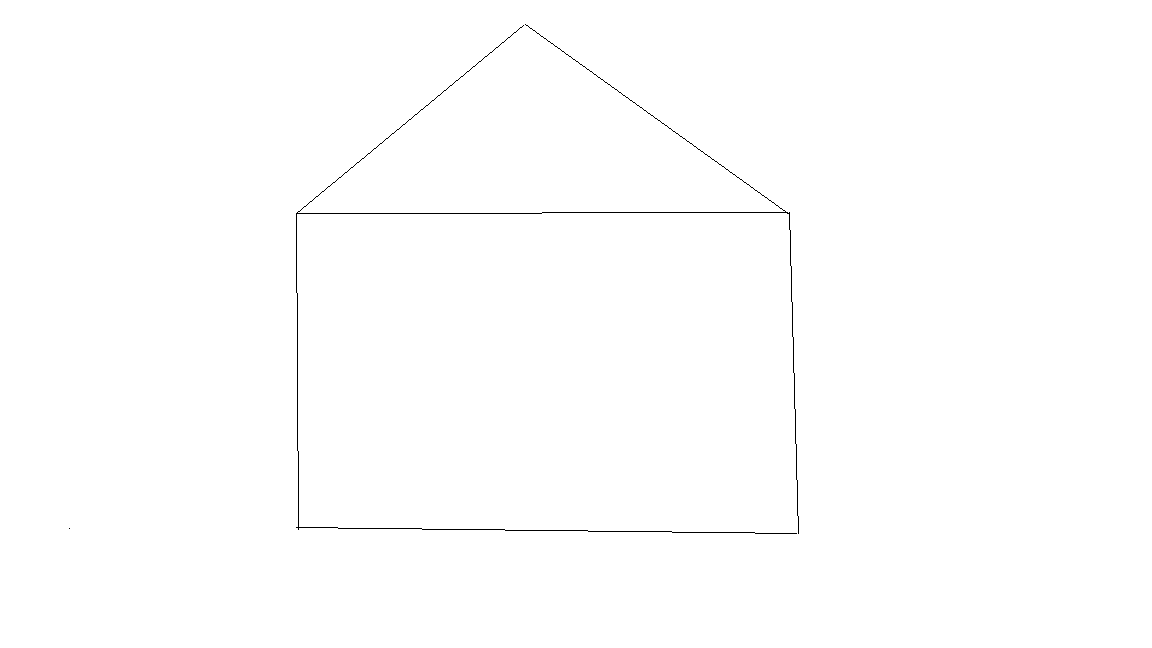
#> input picture test_files/house.png, 1152 x 648 px
$ python recontur.py
#> lines starting #> are read from the running program, lines starting #| are printed output that depends on the picture; after the words box and inside, x2 and y2 are one past the last pixel; in counts of white or black regions, pixels touching at a corner belong together
from __future__ import division
import cv2
import numpy as np
from time import sleep
import sys

from matplotlib import pyplot as plt

'''
Pixel order is determined by its surrounding black pixels, which is found recursively.
To make sure decently complex images work as well, the recursion limit of python (which
was fairly conservative to begin with) was increased to a relatively safe number of 3000
'''
sys.setrecursionlimit(5000)

# GLOBAL VARIABLE DECLARATIONS
global imgSizeX
global imgSizeY

# IMAGE PROCESSING
# resize image such that it fits within number of motor steps
im_original = cv2.imread('../test_files/house.png')
#> im_original is the input picture: shape (648, 1152, 3); 99.7% white; black in thin lines or dots, all inside (x1, y1, x2, y2) = (69, 24, 799, 534)
imgSizeY, imgSizeX = im_original.shape[:2]
#> imgSizeY = 648; imgSizeX = 1152

if (imgSizeX > imgSizeY):
    rescaleFactor = 200 / imgSizeX
#> rescaleFactor = 0.174
else:
    rescaleFactor = 200 / imgSizeY

imgResized = cv2.resize(im_original, (0, 0), fx=rescaleFactor, fy=rescaleFactor,
                        interpolation=cv2.INTER_AREA)  # common interpolation for shrinking
cv2.imwrite('img_resize.jpeg', imgResized)

imgSizeY, imgSizeX = imgResized.shape[:2]
#> imgSizeY = 112; imgSizeX = 200

# adds border to prevent loss of relevant pixels on edges
'''
borderSize = 3
imgResized = cv2.copyMakeBorder(imgResized, top=borderSize, bottom=borderSize, left=borderSize, right=borderSize, borderType= cv2.BORDER_CONSTANT, value=[0,0,0])

imgSizeY, imgSizeX = imgResized.shape[:2]
'''

# loading images, cvtColor converts to grayscale, interpolation choices based on OpenCV documentation
imgColour = imgResized
imgGrayscale = cv2.cvtColor(imgColour, cv2.COLOR_BGR2GRAY)
(thresh, imgBlackWhite) = cv2.threshold(imgGrayscale, 128, 255, cv2.THRESH_BINARY | cv2.THRESH_OTSU)
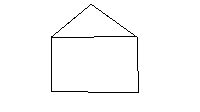
#> imgBlackWhite: shape (112, 200); 98.4% white; black in thin lines or dots, all inside (x1, y1, x2, y2) = (51, 4, 139, 93)
#> thresh = 234
thresh = 127
imgBlackWhite = cv2.threshold(imgGrayscale, thresh, 255, cv2.THRESH_BINARY)[1]
#> imgBlackWhite: shape (112, 200); every value is 255
cv2.imwrite('img_bw.jpeg', imgBlackWhite)

# edge detection
imgBlurredColour = cv2.GaussianBlur(imgColour, (7, 7), 0)  # blurs to soften edges, really sure how effetive this is yet
imgBlurredBlackWhite = cv2.GaussianBlur(imgBlackWhite, (7, 7), 0)

imgOutlinedColour = cv2.Canny(imgBlurredColour, 100, 200)  # for colour
#> imgOutlinedColour: shape (112, 200); every value is 0
# processes and outputs an image, 100 200 is the ratio for acceptable edge gradation
imgOutlinedBlackWhite = cv2.Canny(imgBlurredBlackWhite, 100, 200)  # for black and white
imgOutlinedGrayscale = cv2.Canny(imgGrayscale, 100, 200)
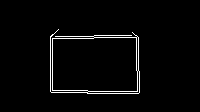
#> imgOutlinedGrayscale: shape (112, 200); 2.5% white in thin lines or dots, all inside (x1, y1, x2, y2) = (50, 29, 140, 94)
# so that we can merge all three together to get better acuracy of the image

imgOutlinedTemp = cv2.addWeighted(imgOutlinedBlackWhite, 1, imgOutlinedColour, 1, 0)  # merges two photos together
imgOutlined = cv2.addWeighted(imgOutlinedTemp, 1, imgOutlinedGrayscale, 1, 0)  # merges a third to it

# invert colours for usable black outlines
imgOutlined = cv2.bitwise_not(imgOutlined)
cv2.imwrite('img_outline.jpeg', imgOutlined)
# print("done converting")
# cv2.imshow("window with bord", imgOutlined)
# cv2.waitKey(0)


# ORDERED DETECTION OF RELEVANT PIXELS
global coordsX
coordsX = []
global coordsY
coordsY = []
global coordsCount
coordsCount = 0;

# for debugging purposes
outputFile = open('coordinatesIMG.txt', 'w')

'''
wentTo is a 2D array which remembers which coordinates have been checked already, as to not repeatedly
save the same pixels. Repeats the value 0, imgSizeY times, inside an array of size imgSizeX
'''
global wentTo
# wentTo = [[0 for xcoord in range (imgSizeX+3*borderSize)] for k in range (imgSizeY+ 3*borderSize)]
wentTo = [[0 for xcoord in range(imgSizeX)] for k in range(imgSizeY)]


'''
Function that checks all 8 directions around the point that was just passed in
'''


def checkAroundCurrentPoint(xcoord, ycoord):
    # make sure global gets changed
    global coordsX
    global coordsY
    global wentTo
    global coordsCount

    newXCoord = xcoord - 1
    newYCoord = ycoord
    checkIfBlack(newXCoord, newYCoord);

    newXCoord = xcoord - 1
    newYCoord = ycoord + 1
    checkIfBlack(newXCoord, newYCoord);

    newXCoord = xcoord
    newYCoord = ycoord + 1
    checkIfBlack(newXCoord, newYCoord);

    newXCoord = xcoord + 1
    newYCoord = ycoord + 1
    checkIfBlack(newXCoord, newYCoord);

    newXCoord = xcoord + 1
    newYCoord = ycoord
    checkIfBlack(newXCoord, newYCoord);

    newXCoord = xcoord + 1
    newYCoord = ycoord - 1
    checkIfBlack(newXCoord, newYCoord);

    newXCoord = xcoord
    newYCoord = ycoord - 1
    checkIfBlack(newXCoord, newYCoord);

    newXCoord = xcoord - 1
    newYCoord = ycoord - 1
    checkIfBlack(newXCoord, newYCoord);


'''
Helper function that gets called to make sure that:
1. it's a valid point
2. it hasn't been checked yet
3. it's a black pixel
--> If so, save into outputFile
'''


def checkIfBlack(newXCoord, newYCoord):
    # make sure global gets changed
    global coordsX
    global coordsY
    global wentTo
    global coordsCount

    if (0 <= newXCoord < imgOutlined.shape[0]) and (0 <= newYCoord < imgOutlined.shape[1]):
        if wentTo[newXCoord][newYCoord] == 0:
            if imgOutlined[newXCoord][newYCoord] == 0:
                coordsX = np.append(coordsX, newXCoord)
                coordsY = np.append(coordsY, newYCoord)
                #write to file
                outputFile.write(str(newXCoord) + " " + str(newYCoord) + "\n")

                # print(newXCoord, newYCoord)
                # coordsCount+=1
                wentTo[newXCoord][newYCoord] = 1
                checkAroundCurrentPoint(newXCoord, newYCoord)
            wentTo[newXCoord][newYCoord] = 1


'''
IMAGE'S PIXEL DETECTION
1. Iterates through all the pixels of the image, if a black pixel is found, check
around to make sure if it forms a continuous line. Recusively check until the
line ends.
2. Goes through all points to make sure all relevant pixels are found

'''
for xcoord in range(imgOutlined.shape[0]):
    for ycoord in range(imgOutlined.shape[1]):
        if 0 <= xcoord < imgSizeX and 0 <= ycoord < imgSizeY:
            if imgOutlined[xcoord][ycoord] == 0:
                if wentTo[xcoord][ycoord] == 0:
                    coordsX = np.append(coordsX, xcoord)
                    coordsY = np.append(coordsY, ycoord)
                    # write to file
                    outputFile.write(str(xcoord) + " " + str(ycoord) + "\n")
                    # print (xcoord, ycoord)
                    coordsCount += 1
                    wentTo[xcoord][ycoord] = 1
                    checkAroundCurrentPoint(xcoord, ycoord)
                wentTo[xcoord][ycoord] = 1
#> after the loop, coordsCount = 1

# "!" character indicates end of file, for serial parsing purposes
# print >> outputFile, "!"


# passes in number of coordinates in element, for imageDraw.ino's for loop purposes
# does not need a "@GetNext" command, assumes imageDraw.ino needs it
numElements = len(coordsX)
#> numElements = 569

sleep(3)
print("sending in numElements")
print(str(numElements))
#| 569


print("done")

'''
IMAGE'S PIXEL PARSING
Serial continuously reads line, awaiting instructions from arduino's imageDraw.ino
When instructions to send more pixels are received, python's Serial sends in a batch
of 50, or as many as possible, then keeps waiting for further instructions
'''

for i in range(numElements):
    # print("sending in from python: " + str(coordsX[i]) + " " + str(coordsY[i]))
    # make list of coordinates
    coordinates = [coordsX[i], coordsY[i]]
    # print(coordinates)

# make plote
sortie = open('coordinatesIMG.txt', 'r')
lines = sortie.readlines()
for line in lines:
    x, y = line.split()
    x = int(x)
    y = int(y)
    cv2.circle(imgColour, (x, y), 1, (0, 0, 255), -1)

print(len(lines))
plt.imshow(imgColour)
plt.show()

# [21 lines of commented-out code are left out]

$ run again, with test_files/3_lines.png copied over test_files/house.png
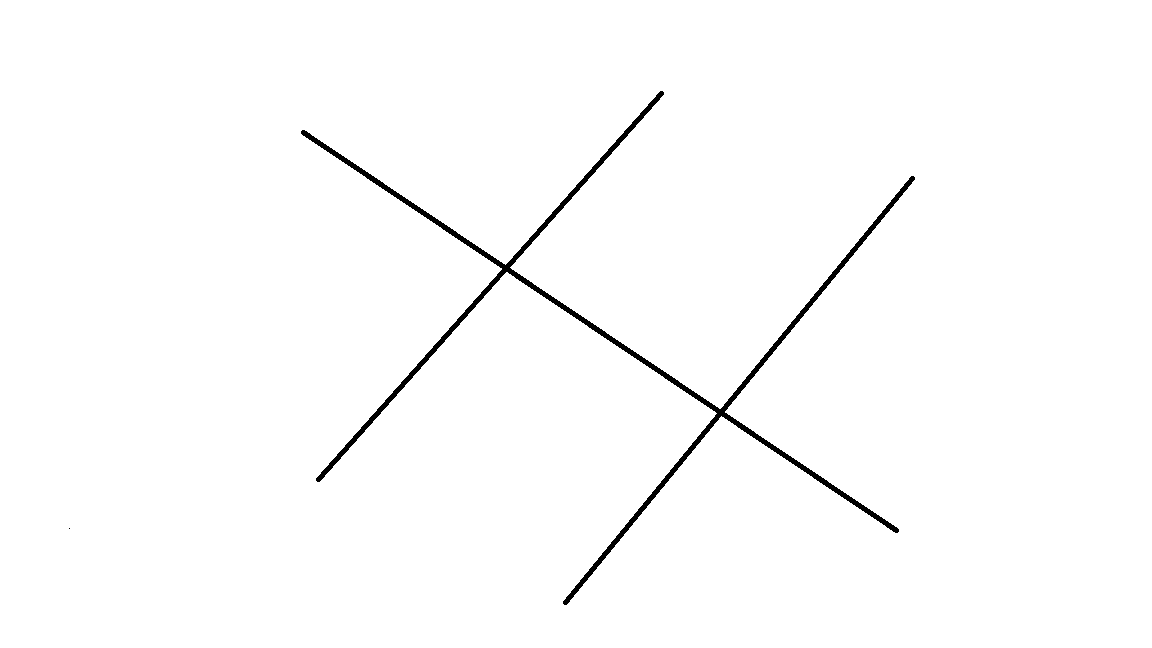
#> input picture test_files/3_lines.png, 1152 x 648 px
#> im_original is the input picture: shape (648, 1152, 3); 98.8% white; 2 black regions (1 under 20 px), largest, box (x1, y1, x2, y2) and area: (301, 91, 915, 605) 8900
#> `(thresh, imgBlackWhite) = cv2.threshold(imgGrayscale, 128, 255, cv2.TH..`:
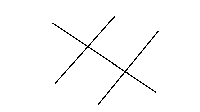
#> imgBlackWhite: shape (112, 200); 98.4% white; black in thin lines or dots, all inside (x1, y1, x2, y2) = (52, 16, 159, 105)
#> thresh = 171
#> imgOutlinedColour: shape (112, 200); 3.7% white in thin lines or dots, all inside (x1, y1, x2, y2) = (51, 15, 160, 105)
#> imgOutlinedBlackWhite: shape (112, 200); 3.7% white in thin lines or dots, all inside (x1, y1, x2, y2) = (52, 15, 160, 106)
#> imgOutlinedGrayscale: shape (112, 200); 2.5% white in thin lines or dots, all inside (x1, y1, x2, y2) = (52, 15, 159, 106)
#> imgOutlinedTemp: shape (112, 200); 3.8% white in thin lines or dots, all inside (x1, y1, x2, y2) = (51, 15, 160, 106)
#> `imgOutlined = cv2.addWeighted(imgOutlinedTemp, 1, imgOutlinedGrayscale..`:
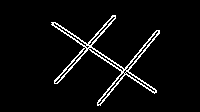
#> imgOutlined: shape (112, 200); 4.6% white in thin lines or dots, all inside (x1, y1, x2, y2) = (51, 15, 160, 106)
#| 1026

$ run again, with test_files/curved_line.png copied over test_files/house.png
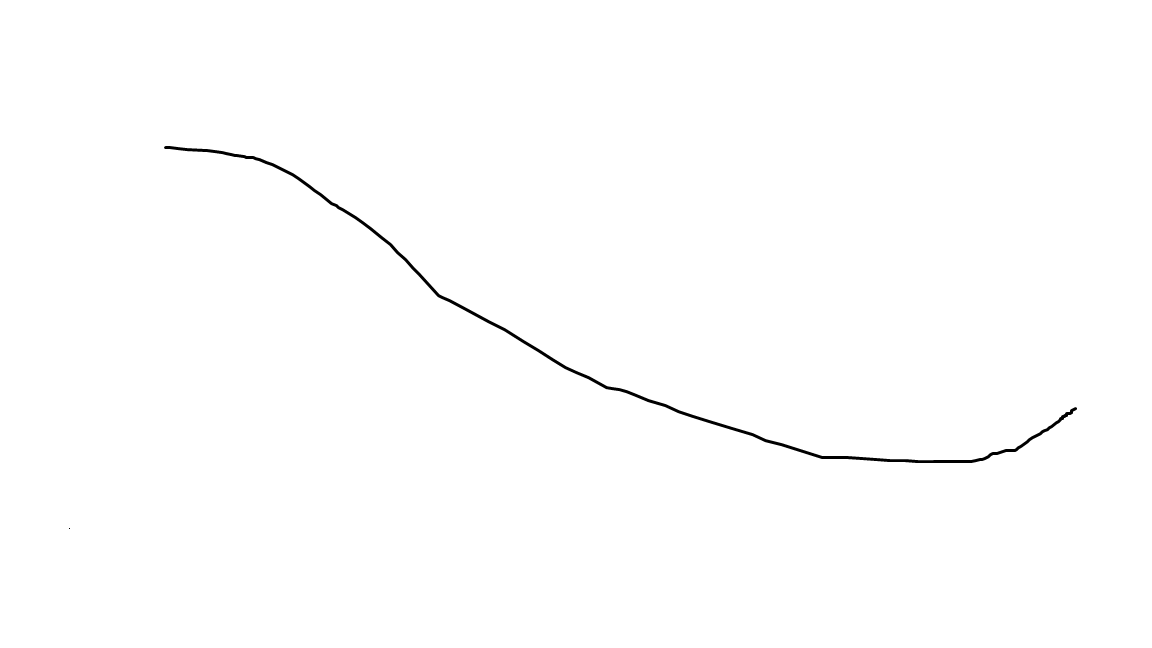
#> input picture test_files/curved_line.png, 1152 x 648 px
#> im_original is the input picture: shape (648, 1152, 3); min 0, max 255, mean 254
#> `(thresh, imgBlackWhite) = cv2.threshold(imgGrayscale, 128, 255, cv2.TH..`:
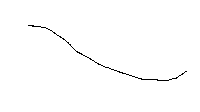
#> imgBlackWhite: shape (112, 200); 99.2% white; black in thin lines or dots, all inside (x1, y1, x2, y2) = (28, 25, 187, 81)
#> thresh = 198
#> imgOutlinedColour: shape (112, 200); every value is 0
#> imgOutlinedBlackWhite: shape (112, 200); 0.13% white in thin lines or dots, all inside (x1, y1, x2, y2) = (137, 76, 152, 82)
#> `imgOutlinedGrayscale = cv2.Canny(imgGrayscale, 100, 200)`:
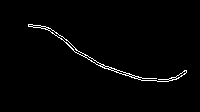
#> imgOutlinedGrayscale: shape (112, 200); 1.6% white in thin lines or dots, all inside (x1, y1, x2, y2) = (28, 24, 187, 82)
#| 374

$ run again, with test_files/diagonals.png copied over test_files/house.png
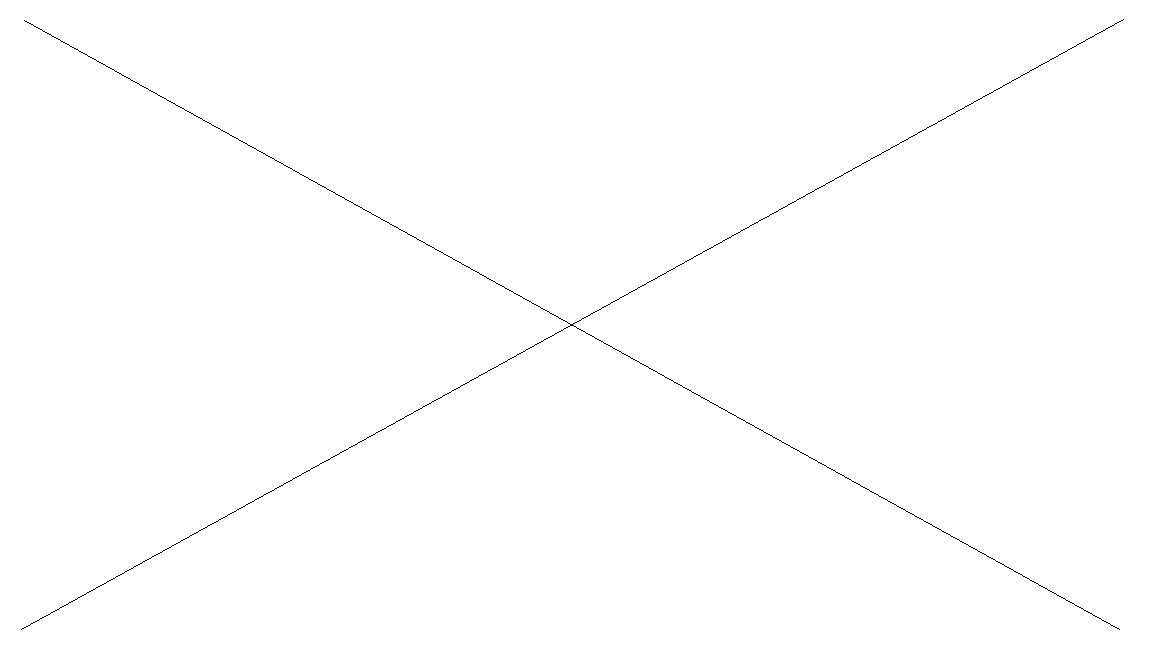
#> input picture test_files/diagonals.png, 1152 x 648 px
#> im_original is the input picture: shape (648, 1152, 3); 99.7% white; black in thin lines or dots
#> `(thresh, imgBlackWhite) = cv2.threshold(imgGrayscale, 128, 255, cv2.TH..`:
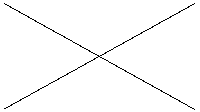
#> imgBlackWhite: shape (112, 200); 98.2% white; black in thin lines or dots
#> thresh = 236
#> imgOutlinedColour: shape (112, 200); every value is 0
#> `imgOutlinedGrayscale = cv2.Canny(imgGrayscale, 100, 200)`:
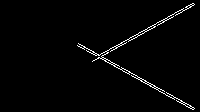
#> imgOutlinedGrayscale: shape (112, 200); 1.9% white in thin lines or dots, all inside (x1, y1, x2, y2) = (77, 3, 195, 110)
#| 435
